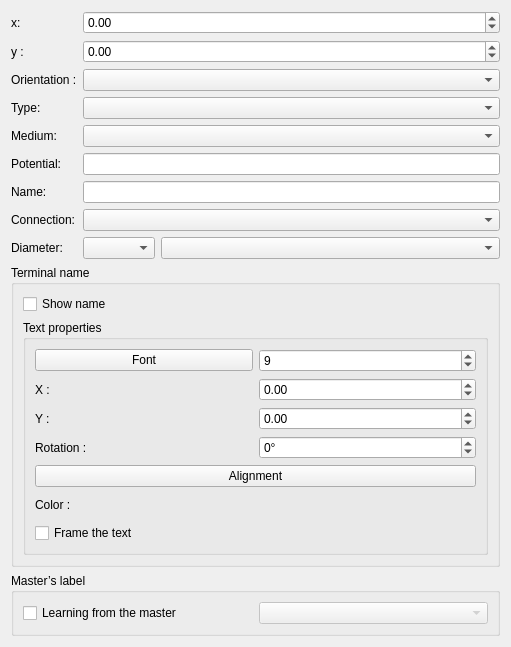
<?xml version="1.0" encoding="UTF-8"?>
<ui version="4.0">
 <class>TerminalEditor</class>
 <widget class="QWidget" name="TerminalEditor">
  <property name="geometry">
   <rect>
    <x>0</x>
    <y>0</y>
    <width>511</width>
    <height>500</height>
   </rect>
  </property>
  <property name="windowTitle">
   <string>Form</string>
  </property>
  <layout class="QGridLayout" name="gridLayout">
   <item row="1" column="0">
    <widget class="QLabel" name="label_2">
     <property name="text">
      <string>y :</string>
     </property>
    </widget>
   </item>
   <item row="0" column="1">
    <widget class="QDoubleSpinBox" name="m_x_dsb">
     <property name="minimum">
      <double>-5000.000000000000000</double>
     </property>
     <property name="maximum">
      <double>5000.000000000000000</double>
     </property>
    </widget>
   </item>
   <item row="1" column="1">
    <widget class="QDoubleSpinBox" name="m_y_dsb">
     <property name="minimum">
      <double>-5000.000000000000000</double>
     </property>
     <property name="maximum">
      <double>5000.000000000000000</double>
     </property>
    </widget>
   </item>
   <item row="2" column="0">
    <widget class="QLabel" name="label_3">
     <property name="text">
      <string>Orientation :</string>
     </property>
    </widget>
   </item>
   <item row="6" column="1">
    <widget class="QLineEdit" name="m_name_le"/>
   </item>
   <item row="2" column="1">
    <widget class="QComboBox" name="m_orientation_cb"/>
   </item>
   <item row="0" column="0">
    <widget class="QLabel" name="label">
     <property name="text">
      <string>x:</string>
     </property>
    </widget>
   </item>
   <item row="6" column="0">
    <widget class="QLabel" name="label_4">
     <property name="text">
      <string>Name:</string>
     </property>
    </widget>
   </item>
   <item row="3" column="0">
    <widget class="QLabel" name="label_5">
     <property name="text">
      <string>Type:</string>
     </property>
    </widget>
   </item>
   <item row="3" column="1">
    <widget class="QComboBox" name="m_type_cb"/>
   </item>
   <item row="4" column="0">
    <widget class="QLabel" name="label_medium">
     <property name="text">
      <string>Medium:</string>
     </property>
    </widget>
   </item>
   <item row="4" column="1">
    <widget class="QComboBox" name="m_medium_cb">
     <property name="toolTip">
      <string>The medium this terminal connects. Electrical is the default; the other media are for process symbols: a nozzle connects a pipe, an instrument a signal, a machine shaft its drive.</string>
     </property>
    </widget>
   </item>
   <item row="5" column="0">
    <widget class="QLabel" name="label_potential">
     <property name="text">
      <string>Potential:</string>
     </property>
    </widget>
   </item>
   <item row="5" column="1">
    <widget class="QLineEdit" name="m_potential_le">
     <property name="toolTip">
      <string>No effect unless "Function separation" is checked (all terminals of the block then stay connected). When it is checked, terminals sharing the same value stay connected to each other and the others are isolated.</string>
     </property>
    </widget>
   </item>
   <item row="7" column="0">
    <widget class="QLabel" name="label_connection">
     <property name="text">
      <string>Connection:</string>
     </property>
    </widget>
   </item>
   <item row="7" column="1">
    <widget class="QComboBox" name="m_connection_cb">
     <property name="toolTip">
      <string>How a pipe is joined to this nozzle; it decides the kind of its size. Each placed symbol can change it.</string>
     </property>
    </widget>
   </item>
   <item row="8" column="0">
    <widget class="QLabel" name="label_dn">
     <property name="text">
      <string>Diameter:</string>
     </property>
    </widget>
   </item>
   <item row="8" column="1">
    <layout class="QHBoxLayout" name="m_dn_layout">
     <item>
      <widget class="QComboBox" name="m_dn_kind_cb">
       <property name="toolTip">
        <string>DN: a nominal diameter of ISO 6708 (a flange). Ø: an outside diameter in millimetres, to the tenth (a socket for a plastic pipe). G: a pipe thread in inches, from 1/8&quot; to 6&quot;.</string>
       </property>
      </widget>
     </item>
     <item>
      <widget class="QComboBox" name="m_dn_cb">
       <property name="sizePolicy">
        <sizepolicy hsizetype="Expanding" vsizetype="Fixed">
         <horstretch>1</horstretch>
         <verstretch>0</verstretch>
        </sizepolicy>
       </property>
       <property name="toolTip">
        <string>The diameter of this nozzle, shown under its name: a DN of ISO 6708 (a flange), or an outside diameter (a socket for a plastic pipe, 110 or 88,9). Each placed symbol can change it. Leave it empty if the symbol has no usual size.</string>
       </property>
      </widget>
     </item>
    </layout>
   </item>
   <item row="9" column="0" colspan="2">
    <widget class="QGroupBox" name="m_label_gb">
     <property name="title">
      <string>Terminal name</string>
     </property>
     <layout class="QVBoxLayout" name="verticalLayout_2">
      <item>
       <widget class="QCheckBox" name="m_show_name_cb">
        <property name="text">
         <string>Show name</string>
        </property>
       </widget>
      </item>
      <item>
       <widget class="QGroupBox" name="m_text_props_gb">
        <property name="title">
         <string>Text properties</string>
        </property>
         <layout class="QGridLayout" name="gridLayout_2">
           <item row="0" column="0">
            <widget class="QPushButton" name="m_font_pb">
             <property name="text">
              <string>Font</string>
             </property>
            </widget>
           </item>
           <item row="0" column="1">
            <widget class="QSpinBox" name="m_label_size_sb">
             <property name="minimum">
              <number>4</number>
             </property>
             <property name="maximum">
              <number>50</number>
             </property>
             <property name="value">
              <number>9</number>
             </property>
            </widget>
           </item>
           <item row="1" column="0">
            <widget class="QLabel" name="label_7">
             <property name="text">
              <string>X :</string>
             </property>
            </widget>
           </item>
           <item row="1" column="1">
            <widget class="QDoubleSpinBox" name="m_label_x_dsb">
             <property name="minimum">
              <double>-5000.000000000000000</double>
             </property>
             <property name="maximum">
              <double>5000.000000000000000</double>
             </property>
            </widget>
           </item>
           <item row="2" column="0">
            <widget class="QLabel" name="label_8">
             <property name="text">
              <string>Y :</string>
             </property>
            </widget>
           </item>
           <item row="2" column="1">
            <widget class="QDoubleSpinBox" name="m_label_y_dsb">
             <property name="minimum">
              <double>-5000.000000000000000</double>
             </property>
             <property name="maximum">
              <double>5000.000000000000000</double>
             </property>
            </widget>
           </item>
           <item row="3" column="0">
            <widget class="QLabel" name="label_10">
             <property name="text">
              <string>Rotation :</string>
             </property>
            </widget>
           </item>
           <item row="3" column="1">
            <widget class="QDoubleSpinBox" name="m_label_rotation_sb">
             <property name="wrapping">
              <bool>true</bool>
             </property>
             <property name="suffix">
              <string>°</string>
             </property>
             <property name="decimals">
              <number>0</number>
             </property>
             <property name="minimum">
              <double>0.000000000000000</double>
             </property>
             <property name="maximum">
              <double>359.000000000000000</double>
             </property>
            </widget>
           </item>
           <item row="4" column="0" colspan="2">
            <widget class="QPushButton" name="m_align_pb">
             <property name="text">
              <string>Alignment</string>
             </property>
            </widget>
           </item>
           <item row="5" column="0">
            <widget class="QLabel" name="label_13">
             <property name="text">
              <string>Color :</string>
             </property>
            </widget>
           </item>
           <item row="5" column="1">
            <widget class="QWidget" name="m_color_widget" native="true">
             <property name="minimumSize">
              <size>
               <width>40</width>
               <height>24</height>
              </size>
             </property>
            </widget>
           </item>
           <item row="6" column="0" colspan="2">
            <widget class="QCheckBox" name="m_label_frame_cb">
             <property name="text">
              <string>Frame the text</string>
             </property>
            </widget>
           </item>
          </layout>
       </widget>
      </item>
     </layout>
    </widget>
   </item>
   <item row="10" column="0" colspan="2">
    <widget class="QGroupBox" name="m_master_label_gb">
     <property name="title">
      <string>Master’s label</string>
     </property>
     <property name="visible">
      <bool>false</bool>
     </property>
     <layout class="QGridLayout" name="gridLayout_3">
      <item row="0" column="0">
       <widget class="QCheckBox" name="m_use_master_label_cb">
        <property name="text">
         <string>Learning from the master</string>
        </property>
       </widget>
      </item>
      <item row="0" column="1">
       <widget class="QComboBox" name="m_master_label_cb">
        <property name="enabled">
         <bool>false</bool>
        </property>
       </widget>
      </item>
     </layout>
    </widget>
   </item>
  </layout>
 </widget>
 <resources/>
 <connections/>
</ui>
